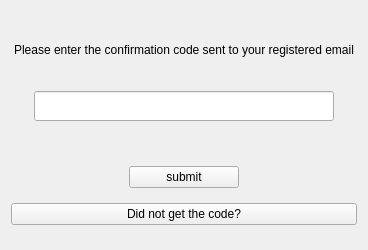
<?xml version="1.0" encoding="UTF-8"?>
<ui version="4.0">
 <class>change_confirmation</class>
 <widget class="QWidget" name="change_confirmation">
  <property name="geometry">
   <rect>
    <x>0</x>
    <y>0</y>
    <width>368</width>
    <height>250</height>
   </rect>
  </property>
  <property name="windowTitle">
   <string>Form</string>
  </property>
  <layout class="QVBoxLayout" name="verticalLayout">
   <item>
    <spacer name="verticalSpacer_2">
     <property name="orientation">
      <enum>Qt::Orientation::Vertical</enum>
     </property>
     <property name="sizeType">
      <enum>QSizePolicy::Policy::Preferred</enum>
     </property>
     <property name="sizeHint" stdset="0">
      <size>
       <width>20</width>
       <height>40</height>
      </size>
     </property>
    </spacer>
   </item>
   <item>
    <widget class="QLabel" name="confirmation_label">
     <property name="minimumSize">
      <size>
       <width>0</width>
       <height>50</height>
      </size>
     </property>
     <property name="maximumSize">
      <size>
       <width>16777215</width>
       <height>50</height>
      </size>
     </property>
     <property name="text">
      <string>Please enter the confirmation code sent to your registered email</string>
     </property>
     <property name="alignment">
      <set>Qt::AlignmentFlag::AlignCenter</set>
     </property>
     <property name="wordWrap">
      <bool>true</bool>
     </property>
    </widget>
   </item>
   <item>
    <widget class="QWidget" name="widget" native="true">
     <property name="minimumSize">
      <size>
       <width>0</width>
       <height>50</height>
      </size>
     </property>
     <property name="maximumSize">
      <size>
       <width>16777215</width>
       <height>50</height>
      </size>
     </property>
     <layout class="QHBoxLayout" name="horizontalLayout" stretch="0,1,0">
      <item>
       <spacer name="horizontalSpacer_2">
        <property name="orientation">
         <enum>Qt::Orientation::Horizontal</enum>
        </property>
        <property name="sizeHint" stdset="0">
         <size>
          <width>40</width>
          <height>20</height>
         </size>
        </property>
       </spacer>
      </item>
      <item>
       <widget class="QLineEdit" name="confirmation_line">
        <property name="minimumSize">
         <size>
          <width>300</width>
          <height>30</height>
         </size>
        </property>
       </widget>
      </item>
      <item>
       <spacer name="horizontalSpacer">
        <property name="orientation">
         <enum>Qt::Orientation::Horizontal</enum>
        </property>
        <property name="sizeHint" stdset="0">
         <size>
          <width>40</width>
          <height>20</height>
         </size>
        </property>
       </spacer>
      </item>
     </layout>
    </widget>
   </item>
   <item>
    <widget class="QLabel" name="timer_label">
     <property name="text">
      <string/>
     </property>
     <property name="alignment">
      <set>Qt::AlignmentFlag::AlignCenter</set>
     </property>
    </widget>
   </item>
   <item>
    <widget class="QWidget" name="widget_4" native="true">
     <layout class="QHBoxLayout" name="horizontalLayout_2" stretch="1,1,1">
      <item>
       <spacer name="horizontalSpacer_3">
        <property name="orientation">
         <enum>Qt::Orientation::Horizontal</enum>
        </property>
        <property name="sizeHint" stdset="0">
         <size>
          <width>20</width>
          <height>20</height>
         </size>
        </property>
       </spacer>
      </item>
      <item>
       <widget class="QPushButton" name="code_submit_button">
        <property name="text">
         <string>submit</string>
        </property>
        <property name="checkable">
         <bool>true</bool>
        </property>
        <property name="autoRepeat">
         <bool>true</bool>
        </property>
       </widget>
      </item>
      <item>
       <spacer name="horizontalSpacer_4">
        <property name="orientation">
         <enum>Qt::Orientation::Horizontal</enum>
        </property>
        <property name="sizeHint" stdset="0">
         <size>
          <width>94</width>
          <height>15</height>
         </size>
        </property>
       </spacer>
      </item>
     </layout>
    </widget>
   </item>
   <item>
    <widget class="QPushButton" name="resend_button">
     <property name="text">
      <string>Did not get the code?</string>
     </property>
     <property name="checkable">
      <bool>true</bool>
     </property>
     <property name="autoRepeat">
      <bool>true</bool>
     </property>
    </widget>
   </item>
   <item>
    <spacer name="verticalSpacer">
     <property name="orientation">
      <enum>Qt::Orientation::Vertical</enum>
     </property>
     <property name="sizeType">
      <enum>QSizePolicy::Policy::Preferred</enum>
     </property>
     <property name="sizeHint" stdset="0">
      <size>
       <width>20</width>
       <height>40</height>
      </size>
     </property>
    </spacer>
   </item>
  </layout>
 </widget>
 <resources/>
 <connections/>
</ui>
